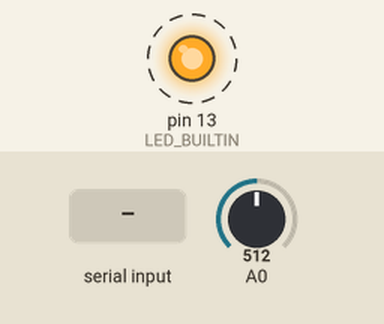
Bench run of a sketch on a simulated Arduino Uno, built with avr-gcc and run on an emulated ATmega328P. Shown: output pins drawn as LEDs (lit = HIGH). Dashed ring = blinking. The test bench sets the inputs (shaded band); at power-on: A0 = 512. What the sketch prints to the serial monitor is not drawn.

Above: at 1.2 s.
1.3 s: "ACK|\n" received over Serial
4.8 s: "MSG:\n" received over Serial
8.3 s: "|\n" received over Serial
Timing chart, 0 to 17.8 s (numbered marks = the images above; inputs shaded):
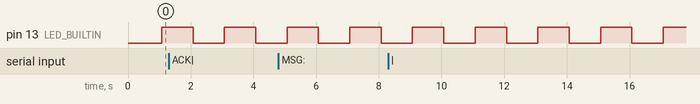

Measured:
- by itself, pin 13 (LED_BUILTIN): alternates HIGH for 1.0 s and LOW for 1.0 s

The sketch:

full_duplex.ino
```cpp
// ============================================================
// Configurações obrigatórias para a biblioteca TimerInterrupt
// ============================================================
#define TIMER_INTERRUPT_DEBUG 0
#define _TIMERINTERRUPT_LOGLEVEL_ 0

// --- Seleção do Timer Hardware ---
// Usamos o Timer1 como base para as interrupções
#define USE_TIMER_1     true
#define USE_TIMER_2     false
#define USE_TIMER_3     false
#define USE_TIMER_4     false
#define USE_TIMER_5     false

// ============================================================
// Inclusão das Bibliotecas
// ============================================================
#include "TimerInterrupt.h"
#include "ISR_Timer.h"
#include "Comunicacao.h"

// ============================================================
// Objetos Globais
// ============================================================
Comunicacao comunicador; // Objeto que gerencia TX/RX simultâneo
ISR_Timer isr_timer;    // Gerenciador de timers lógicos

// ============================================================
// Funções de Interrupção e Callbacks
// ============================================================

// Handler chamado pelo timer de hardware a cada 50ms
void TimerHandler() {
  isr_timer.run();
}

// Tarefa 1: Transmissão periódica de dados (Sensor)
void tarefaTransmissao() {
  comunicador.transmissaoPeriodica();
}

// Tarefa 2: Feedback visual (Blink do LED nativo)
void tarefaBlink() {
  static bool estadoLed = false;
  estadoLed = !estadoLed;
  digitalWrite(LED_BUILTIN, estadoLed);
}

// ============================================================
// Setup do Sistema
// ============================================================
void setup() {
  // Inicialização da Serial (115200 baud é recomendado para comunicações rápidas)
  Serial.begin(115200);
  pinMode(LED_BUILTIN, OUTPUT);

  Serial.println(F("═══════════════════════════════════════════"));
  Serial.println(F("    LAB 1: NÓ EM OPERAÇÃO FULL-DUPLEX     "));
  Serial.println(F("    Transmissão e Recepção Simultâneas    "));
  Serial.println(F("═══════════════════════════════════════════"));

  // 1. Inicializar o Timer de Hardware (Timer1)
  ITimer1.init();

  // 2. Vincular o Handler ao Timer com intervalo base de 50ms
  // Este intervalo é o tempo de tick para o isr_timer
  if (ITimer1.attachInterruptInterval(50, TimerHandler)) {
    Serial.println(F("✓ Timer Hardware (50ms tick) configurado."));
  } else {
    Serial.println(F("✗ Erro ao configurar Timer Hardware!"));
  }

  // 3. Configurar Tarefas Periódicas (Timers Lógicos)

  // Envia dados do "sensor" a cada 2 segundos
  isr_timer.setInterval(2000, tarefaTransmissao);
  Serial.println(F("✓ Tarefa TX configurada (intervalo: 2s)"));

  // Pisca o LED de status a cada 1 segundo
  isr_timer.setInterval(1000, tarefaBlink);
  Serial.println(F("✓ Tarefa Blink configurada (intervalo: 1s)"));

  Serial.println(F("\nSistema pronto!"));
  Serial.println(F("Digite 'MSG:sua_mensagem' para enviar dados customizados."));
  Serial.println(F("═══════════════════════════════════════════\n"));
}

// ============================================================
// Loop Principal
// ============================================================
void loop() {
  // A recepção e o processamento de entrada (user/outra placa)
  // devem acontecer o mais rápido possível no loop.
  comunicador.processarComunicacao();

  // Mostra as estatísticas de tráfego a cada período definido na classe
  comunicador.mostrarEstatisticas();

  // Pequeno delay para estabilidade, mas o processamento de interrupção
  // continua ocorrendo em background.
  delay(10);
}
```

Comunicacao.h
```cpp
#ifndef COMUNICACAO_FULL_DUPLEX_H
#define COMUNICACAO_FULL_DUPLEX_H

#include <Arduino.h>

class Comunicacao {
  private:
    // --- Atributos de Transmissão ---
    int contadorMensagens;
    String ultimaMensagemEnviada;

    // --- Atributos de Recepção ---
    String bufferRecepcao;
    int totalMensagensRecebidas;
    int mensagensValidasRecebidas;

    // Método privado para extrair campos da mensagem recebida (Protocolo: timestamp|tipo|dado|id)
    void extrairCampos(String msg, String& timestamp, String& tipo,
                       String& dado, String& id) {
      int idx1 = msg.indexOf('|');
      int idx2 = msg.indexOf('|', idx1 + 1);
      int idx3 = msg.indexOf('|', idx2 + 1);

      timestamp = msg.substring(0, idx1);
      tipo = msg.substring(idx1 + 1, idx2);
      dado = msg.substring(idx2 + 1, idx3);
      id = msg.substring(idx3 + 1);
    }

  public:
    Comunicacao() :
      contadorMensagens(0),
      ultimaMensagemEnviada(""),
      bufferRecepcao(""),
      totalMensagensRecebidas(0),
      mensagensValidasRecebidas(0) {}

    // --- MÉTODOS DE TRANSMISSÃO ---

    // Envia mensagem no formato do protocolo: milis|tipo|dado|id
    void enviarMensagem(String tipo, String conteudo) {
      String mensagem = String(millis()) + "|" +
                       tipo + "|" +
                       conteudo + "|" +
                       String(contadorMensagens++);

      // Envia para a Serial (para o outro nó receber)
      Serial.println(mensagem);
      ultimaMensagemEnviada = mensagem;

      // Mostra feedback no console (opcional, pode ser prefixado para não confundir parser do outro lado)
      // Serial.print("[TX] "); Serial.println(mensagem);
    }

    // Chamada pelo timer para envio automático
    void transmissaoPeriodica() {
      int valorSensor = analogRead(A0);
      enviarMensagem("SENSOR", String(valorSensor));
    }

    // Envia confirmação de recebimento (Protocolo: ACK|id|tipo|milis)
    void enviarConfirmacao(String idMensagem, String tipo) {
      String ack = "ACK|" + idMensagem + "|" + tipo + "|" + String(millis());
      Serial.println(ack);
    }

    // --- MÉTODOS DE RECEPÇÃO E PROCESSAMENTO ---

    // Lê dados da serial e acumula no buffer até encontrar uma nova linha
    void processarComunicacao() {
      while (Serial.available()) {
        char c = Serial.read();
        if (c == '\n') {
          analisarEntrada(bufferRecepcao);
          bufferRecepcao = "";
        } else if (c != '\r') {
          bufferRecepcao += c;
        }
      }
    }

    // Decide se a entrada é uma mensagem do outro nó, um ACK ou comando do usuário
    void analisarEntrada(String entrada) {
      entrada.trim();
      if (entrada.length() == 0) return;

      // Conta o número de separadores para validar se segue o protocolo
      int pipes = 0;
      for (int i = 0; i < entrada.length(); i++) {
        if (entrada[i] == '|') pipes++;
      }

      // Caso 1: Segue o formato do protocolo (3 pipes)
      if (pipes == 3) {
        if (entrada.startsWith("ACK|")) {
          // Recebemos uma confirmação de uma mensagem que enviamos
          Serial.print("✅ [INFO] ACK recebido: ");
          Serial.println(entrada);
        } else {
          // Recebemos uma mensagem nova de outro nó
          totalMensagensRecebidas++;
          mensagensValidasRecebidas++;

          String timestamp, tipo, dado, id;
          extrairCampos(entrada, timestamp, tipo, dado, id);

          Serial.println("─────────────────────────────────");
          Serial.print("📥 FULL-DUPLEX: Recebido #");
          Serial.println(mensagensValidasRecebidas);
          Serial.println("   Timestamp: " + timestamp + "ms");
          Serial.println("   Tipo: " + tipo + " | Dado: " + dado + " | ID: " + id);
          Serial.println("─────────────────────────────────");

          // Responde com ACK para confirmar o recebimento
          enviarConfirmacao(id, tipo);
        }
      }
      // Caso 2: Comando do usuário para enviar mensagem customizada (ex: MSG:Texto)
      else if (entrada.startsWith("MSG:")) {
        String msg = entrada.substring(4);
        enviarMensagem("CUSTOM", msg);
      }
      // Caso 3: Entrada arbitrária do usuário tratada como mensagem de TEXTO
      else {
        enviarMensagem("TEXTO", entrada);
      }
    }

    // Exibe estatísticas de TX e RX periodicamente
    void mostrarEstatisticas() {
      static unsigned long ultimoRelatorio = 0;
      if (millis() - ultimoRelatorio > 20000) { // A cada 20 segundos
        ultimoRelatorio = millis();
        Serial.println("\n╔════════════════════════════════════════╗");
        Serial.println("║       STATUS DO NÓ FULL-DUPLEX       ║");
        Serial.print("║  Enviadas: "); Serial.print(contadorMensagens); Serial.println("                     ║");
        Serial.print("║  Recebidas: "); Serial.print(mensagensValidasRecebidas);
        Serial.print("/"); Serial.print(totalMensagensRecebidas); Serial.println(" validas              ║");

        if (totalMensagensRecebidas > 0) {
          float taxa = (mensagensValidasRecebidas * 100.0) / totalMensagensRecebidas;
          Serial.print("║  Taxa RX: "); Serial.print(taxa, 1); Serial.println("%                      ║");
        }
        Serial.println("╚════════════════════════════════════════╝\n");
      }
    }

    int getMensagensValidas() { return mensagensValidasRecebidas; }
};

#endif
```
